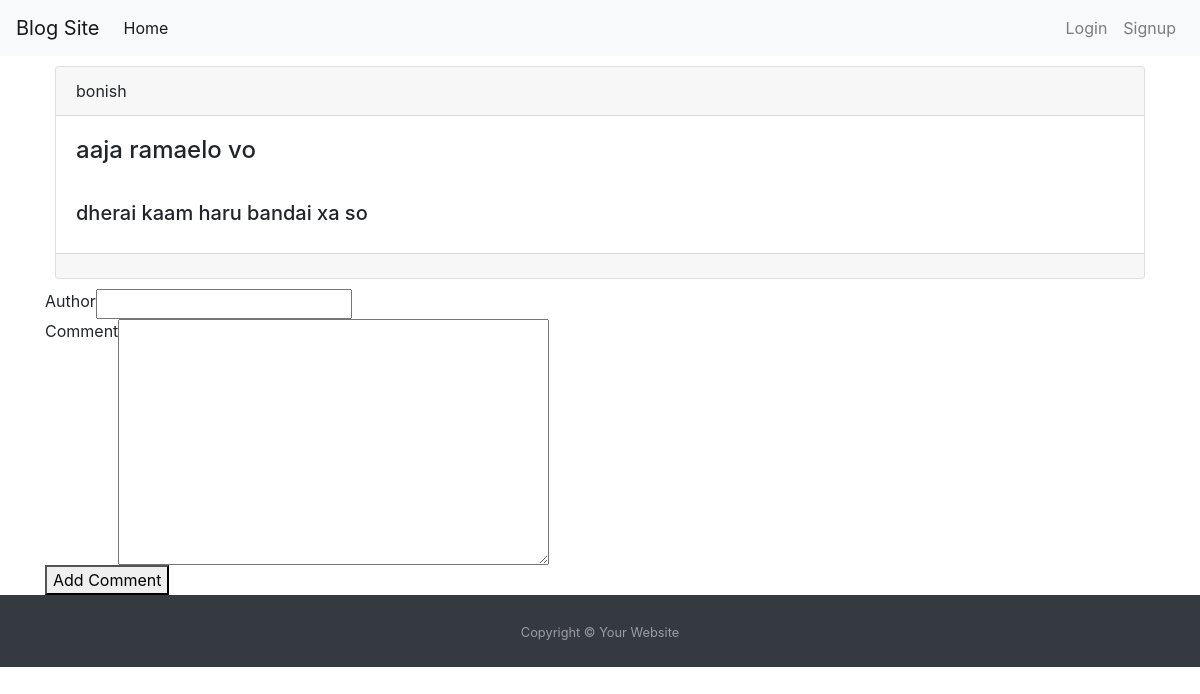
Page /detailpost/3 on the committed database.
### blog/models.py (models this page shows, shortened)
class Post(models.Model):
    user = models.ForeignKey(settings.AUTH_USER_MODEL, on_delete=models.CASCADE)
    title = models.CharField(max_length=100)
    text = models.TextField()

### blog/views.py (the view, shortened to what this page needs)
# urls.py: path('detailpost/<int:pk>', views.DetailPost.as_view(), name='detailpost'),
class DetailPost(DetailView):
    model = Post
    template_name='blog/detailpost.html'
    form_class = CommentForm
    def get_context_data(self, **kwargs):
        context = super().get_context_data(**kwargs)
        context['form'] = self.form_class()
        return context
    '''def get_queryset(self):
        qs = super().get_queryset()
        return self.qs.get(id=pk) '''

### blog/forms.py
class CommentForm(forms.ModelForm):
    class Meta():
        model = Comment
        fields = ['author','text']

### templates/blog/detailpost.html (shortened to what this page needs)
{% extends "base.html" %}
{% block content %}
<div class="container">
    <div class="card" style="margin:10px">
        <div class="card-header">
            {{post.user.username}}
        </div>
        <div class="card-body">
            <h4 class="card-title">
            {{post.title}}</h4><br><h5>{{post.text}}</h5>
        </div>
        <div class="card-footer">
        </div>
    </div>
    <form method ="POST">
        <div class="input-group">
            Author   {{form.author}}
        </div>
        <div class="input-group">
        Comment {{form.text}}
        </div>
        <button class="submit">Add Comment</button>
    </form>
</div>
{% endblock %}

### rows in the picture
Post: user.username "bonish", title "aaja ramaelo vo", text "dherai kaam haru bandai xa so"
